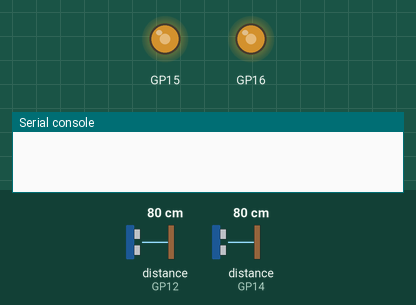
Bench run of a program on a simulated Raspberry Pi Pico running MicroPython. On the bench: output pins drawn as LEDs (lit = HIGH), the last lines printed to the serial console. The test bench sets the inputs (shaded band); at power-on: distance to the obstacle (sensors on GP12, GP14) 80 cm. The echo pulse lasts 58.3 µs per cm; pins used as bus, display or sensor lines are not drawn.

Above: at 2.3 s.
2.4 s: distance to the obstacle (sensor on GP12) set to 17 cm
5.9 s: distance to the obstacle (sensor on GP12) set to 13 cm
At 8.2 s:
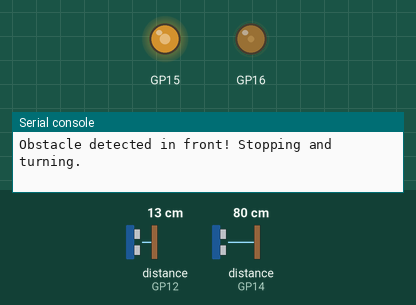
At 9.6 s:
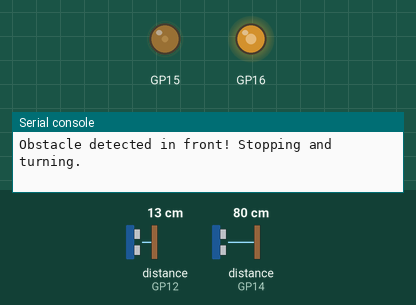
10.2 s: distance to the obstacle (sensor on GP12) set to 33 cm
Timing chart, 0 to 19.7 s (numbered marks = the images above; inputs shaded):
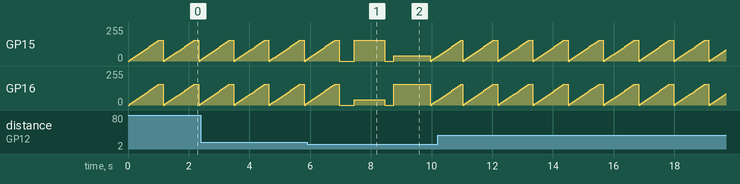

Measured:
- the behaviour switches between 15 and 14 cm on distance to the obstacle (sensor on GP12) (found by bisection; images 0 and 1)
- by itself, GP15, GP16: ramps from 0/255 to 156/255 and jumps back, once every 1.2 s

The program:

PIO_robot_buggy.py
```python
'''


'''
# ultrasonic_motor_control.py

import rp2
from machine import Pin
import time
import sys

# PIO ultrasonic pulse program
@rp2.asm_pio(set_init=rp2.PIO.OUT_LOW)
def pulse_program():
    wrap_target()
    pull(block)
    mov(x, osr)
    set(pins, 1)[10 - 1]
    set(pins, 0)
    wait(1, pin, 0)

    label("land")
    in_(pins, 1)
    mov(y, isr)
    jmp(not_y, "moveOn")
    jmp(x_dec, "land")

    label("moveOn")
    mov(isr, invert(x))
    push()
    wrap()

class UltrasonicSensor:
    def __init__(self, trigger_pin, echo_pin, sm_id):
        self.trigger = Pin(trigger_pin, Pin.OUT)
        self.echo = Pin(echo_pin, Pin.IN)
        self.sm = rp2.StateMachine(sm_id, pulse_program, freq=1000000, set_base=self.trigger, in_base=self.echo)
        self.sm.active(1)

    def get_distance(self):
        self.sm.put(0xFFFFFFFF)
        try:
            clock_cycles = self.sm.get()
        except:
            return None

        clock_cycles = clock_cycles * 3 / 2
        distance = clock_cycles * 0.0342
        return distance

class MotorController:
    def __init__(self, left_pwm, right_pwm):
        from machine import PWM
        self.left = PWM(Pin(left_pwm))
        self.right = PWM(Pin(right_pwm))
        self.left.freq(1000)
        self.right.freq(1000)

    def set_speed(self, left_duty, right_duty):
        self.left.duty_u16(left_duty)
        self.right.duty_u16(right_duty)

    def stop(self):
        self.set_speed(0, 0)

    def ramp_speed(self, start, end, duration=1.0):
        import time
        steps = 20
        delay = duration / steps
        for i in range(steps + 1):
            duty = int(start + (end - start) * i / steps)
            self.set_speed(duty, duty)
            time.sleep(delay)

# if __name__ == '__main__':
#     front_sensor = UltrasonicSensor(trigger_pin=11, echo_pin=12, sm_id=0)
#     back_sensor = UltrasonicSensor(trigger_pin=13, echo_pin=14, sm_id=1)
#     motors = MotorController(left_pwm=15, right_pwm=16)

def main():
    front_sensor = UltrasonicSensor(trigger_pin=11, echo_pin=12, sm_id=0)
    back_sensor = UltrasonicSensor(trigger_pin=13, echo_pin=14, sm_id=1)
    motors = MotorController(left_pwm=15, right_pwm=16)

    motors.ramp_speed(0, 40000)
    time.sleep(0.1) # Allow time for ramping up


    try:
        while True:
            front = front_sensor.get_distance()
            back = back_sensor.get_distance()

            if front and front < 12:
                print("Obstacle detected in front! Stopping and turning.")
                motors.stop()
                time.sleep(0.5)

                motors.set_speed(40000, 10000)  # turn left
                time.sleep(1)
                motors.stop()
                time.sleep(0.3)

                front = front_sensor.get_distance()
                if front and front > 30:
                    motors.ramp_speed(0, 40000)
                else:
                    motors.set_speed(10000, 40000)  # 180 turn
                    time.sleep(1.2)
                    motors.stop()
                    motors.ramp_speed(0, 40000)

            else:
                motors.ramp_speed(0, 40000)
                time.sleep(0.1)
    except(KeyboardInterrupt, SystemExit):
        motors.stop()
        print("Program stopped.")
        sys.exit()
if __name__ == '__main__':
    main()
#########~~~~~~~~   original code   ~~~~~~~~########## ultrasonic_motor_control.py
'''
import rp2
from machine import Pin
import time

# PIO ultrasonic pulse program
@rp2.asm_pio(set_init=rp2.PIO.OUT_LOW)
def pulse_program():
    wrap_target()
    pull(block)
    mov(x, osr)
    set(pins, 1)[10 - 1]
    set(pins, 0)
    wait(1, pin, 0)

    label("land")
    in_(pins, 1)
    mov(y, isr)
    jmp(not_y, "moveOn")
    jmp(x_dec, "land")

    label("moveOn")
    mov(isr, invert(x))
    push()
    wrap()

class UltrasonicSensor:
    def __init__(self, trigger_pin, echo_pin, sm_id):
        self.trigger = Pin(trigger_pin, Pin.OUT)
        self.echo = Pin(echo_pin, Pin.IN)
        self.sm = rp2.StateMachine(sm_id, pulse_program, freq=1000000, set_base=self.trigger, in_base=self.echo)
        self.sm.active(1)

    def get_distance(self):
        self.sm.put(0xFFFFFFFF)
        try:
            clock_cycles = self.sm.get()
        except:
            return None

        clock_cycles = clock_cycles * 3 / 2
        distance = clock_cycles * 0.0342
        return distance

class MotorController:
    def __init__(self, left_pwm, right_pwm):
        from machine import PWM
        self.left = PWM(Pin(left_pwm))
        self.right = PWM(Pin(right_pwm))
        self.left.freq(1000)
        self.right.freq(1000)

    def set_speed(self, left_duty, right_duty):
        self.left.duty_u16(left_duty)
        self.right.duty_u16(right_duty)

    def stop(self):
        self.set_speed(0, 0)

    def ramp_speed(self, start, end, duration=1.0):
        import time
        steps = 20
        delay = duration / steps
        for i in range(steps + 1):
            duty = int(start + (end - start) * i / steps)
            self.set_speed(duty, duty)
            time.sleep(delay)

if __name__ == '__main__':
    front_sensor = UltrasonicSensor(trigger_pin=11, echo_pin=12, sm_id=0)
    back_sensor = UltrasonicSensor(trigger_pin=13, echo_pin=14, sm_id=1)
    motors = MotorController(left_pwm=15, right_pwm=16)

    while True:
        front = front_sensor.get_distance()
        back = back_sensor.get_distance()

        if front and front < 12:
            print("Obstacle detected in front! Stopping and turning.")
            motors.stop()
            time.sleep(0.5)

            motors.set_speed(40000, 10000)  # turn left
            time.sleep(1)
            motors.stop()
            time.sleep(0.3)

            front = front_sensor.get_distance()
            if front and front > 30:
                motors.ramp_speed(0, 40000)
            else:
                motors.set_speed(10000, 40000)  # 180 turn
                time.sleep(1.2)
                motors.stop()
                motors.ramp_speed(0, 40000)

        else:
            motors.ramp_speed(0, 40000)
            time.sleep(0.1)
'''
```
